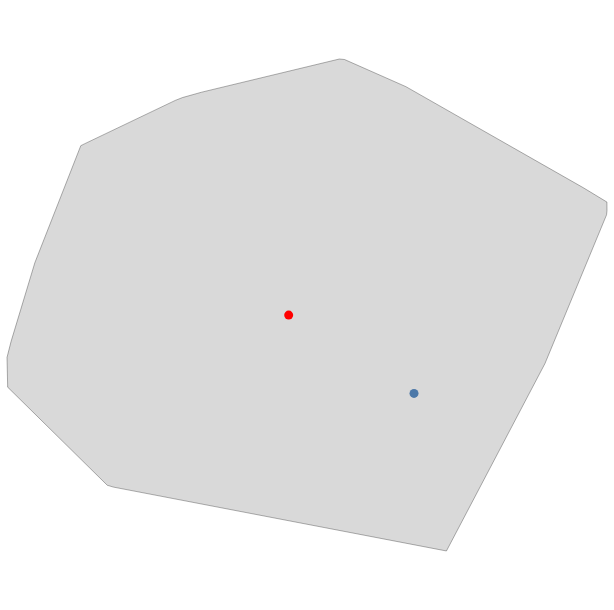

The notebook cell saved with this chart:
### Code cell
zona_u_metro_iso = isocores_df_all[isocores_df_all['id'] == 'M-L3-314']
isos = alt.Chart(zona_u_metro_iso).mark_geoshape(
    stroke="black",
    fill="gray",
    opacity = 0.3
).properties(
    width=600,
    height=600
    
).encode(tooltip=['name'])
point_og = alt.Chart(all_stops[all_stops['id'] == 'M-L3-314']).mark_geoshape(size = 0,color = 'red')

point = alt.Chart(destinations[destinations['poi_name'] == 'Zona Universitària']).mark_geoshape(size = 0)
isos + point + point_og

### Figure 1 — Vega-Lite specification as saved in the notebook (floating-point values rounded to 4 significant figures)
{"config": {"view": {"continuousWidth": 300, "continuousHeight": 300}}, "layer": [{"data": {"name": "data-2ec7cf688ca89d5e8f910d25aa163334"}, "mark": {"type": "geoshape", "fill": "gray", "opacity": 0.3, "stroke": "black"}, "encoding": {"tooltip": [{"field": "name", "type": "nominal"}]}}, {"data": {"name": "data-58fe9863eb6f1b82ba00e35fa273bfaf"}, "mark": {"type": "geoshape", "size": 0}}, {"data": {"name": "data-8134857e2a31e34c742ff4b3ffd59509"}, "mark": {"type": "geoshape", "color": "red", "size": 0}}], "height": 600, "width": 600, "$schema": "https://vega.github.io/schema/vega-lite/v6.1.0.json", "datasets": {"data-2ec7cf688ca89d5e8f910d25aa163334": [{"id": "M-L3-314", "stop_id": "314", "name": "Zona Universitària", "linia": "L3", "stop_type": "Metro", "type": "Feature", "geometry": {"type": "Polygon", "coordinates": [[[2.115, 41.38], [2.108, 41.38], [2.108, 41.38], [2.105, 41.38], [2.105, 41.38], [2.105, 41.38], [2.106, 41.38], [2.107, 41.39], [2.107, 41.39], [2.109, 41.39], [2.109, 41.39], [2.11, 41.39], [2.112, 41.39], [2.113, 41.39], [2.114, 41.39], [2.118, 41.39], [2.118, 41.39], [2.118, 41.39], [2.118, 41.39], [2.117, 41.38], [2.115, 41.38]]]}}], "data-58fe9863eb6f1b82ba00e35fa273bfaf": [{"poi_name": "Zona Universitària", "category": "university", "demand": 202, "type": "Feature", "geometry": {"type": "Point", "coordinates": [2.114, 41.38]}}], "data-8134857e2a31e34c742ff4b3ffd59509": [{"id": "M-L3-314", "stop_id": 314, "name": "Zona Universitària", "linia": "L3", "stop_type": "Metro", "type": "Feature", "geometry": {"type": "Point", "coordinates": [2.111, 41.38]}}]}}
